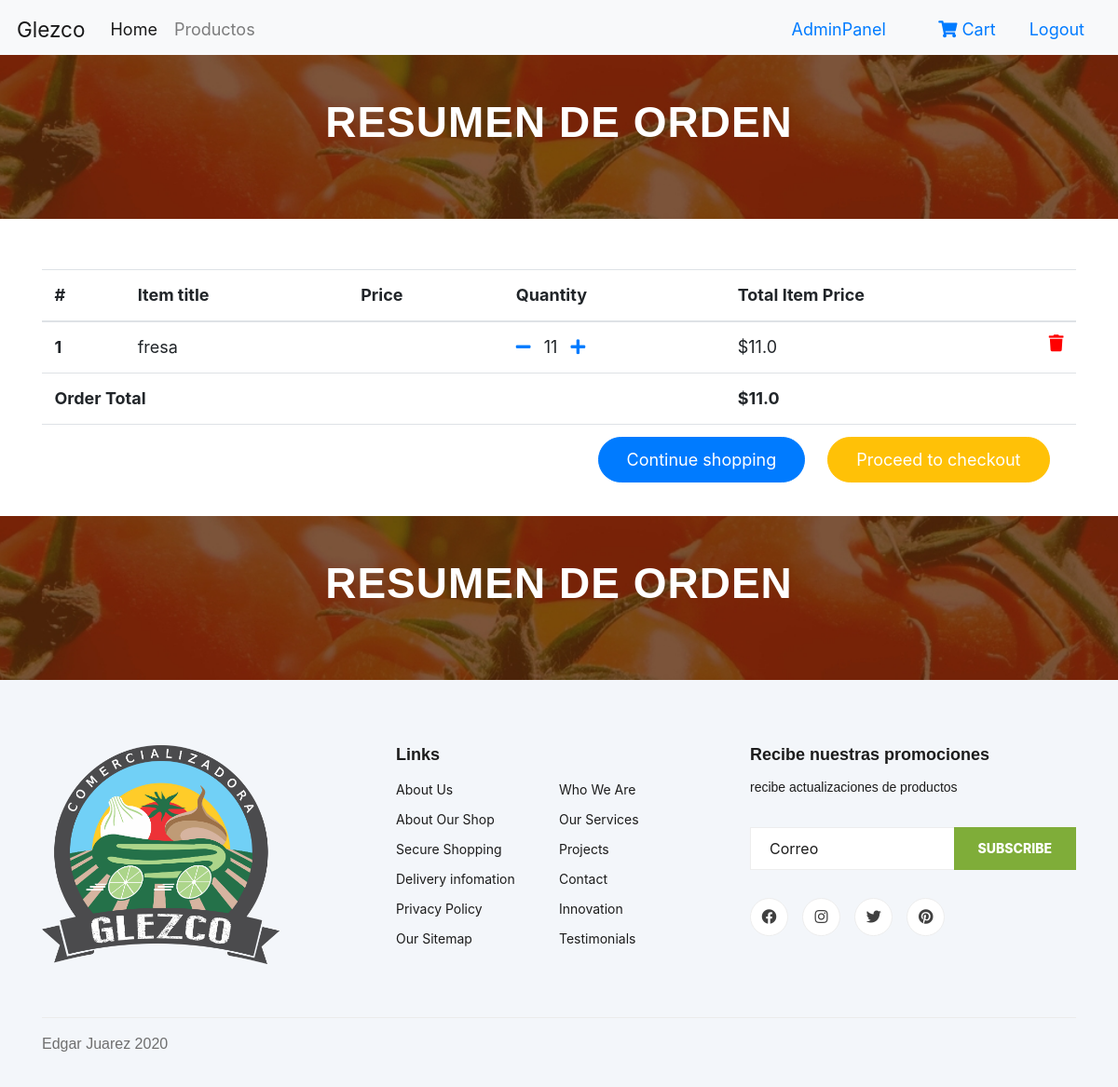
/order-summary/ (signed in), run on an earlier commit of the app's database.
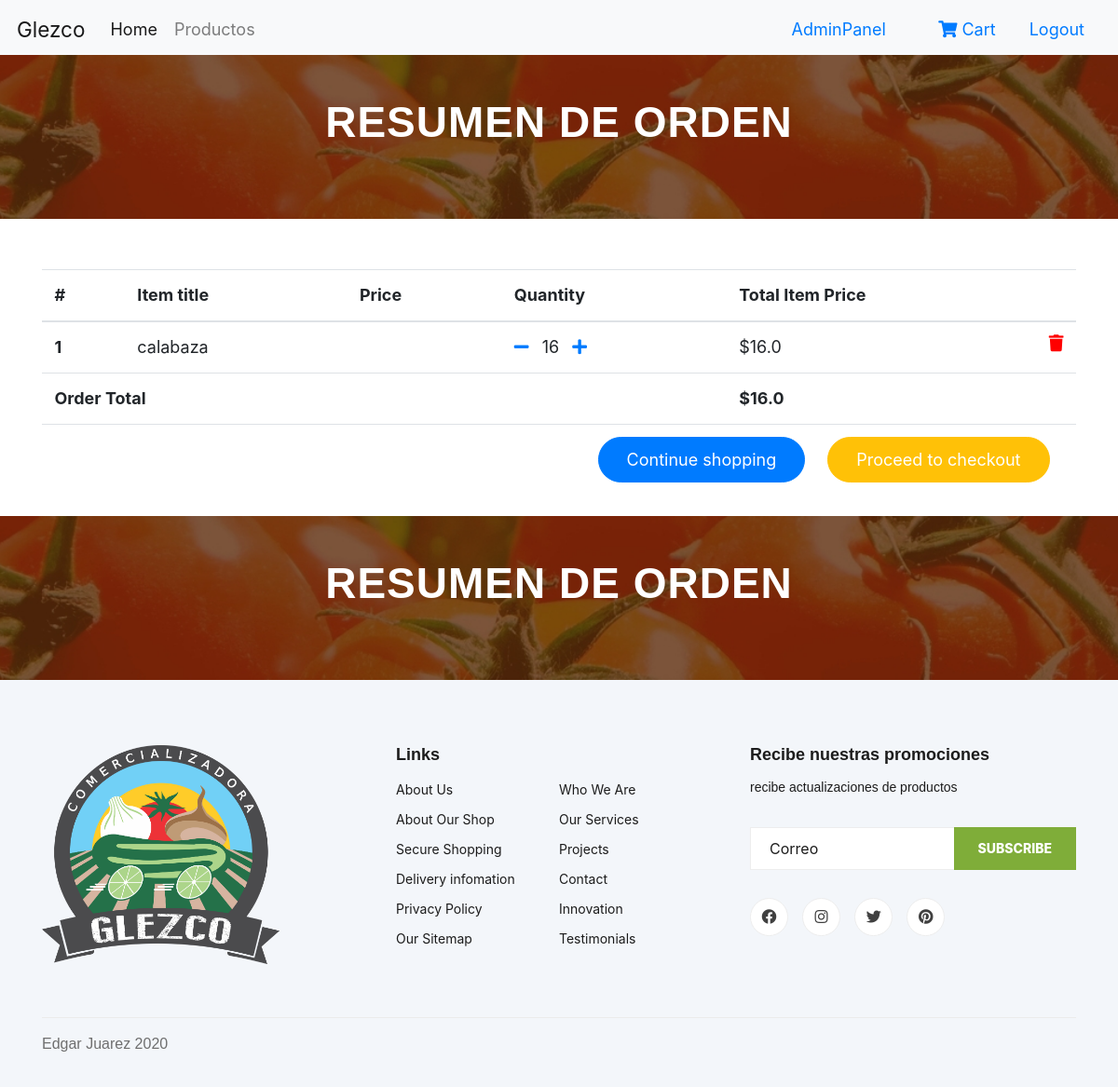
And on a later commit of the database.
### core/models.py (models this page shows, shortened)
class OrderItem(models.Model):
    user = models.ForeignKey(settings.AUTH_USER_MODEL, on_delete=models.CASCADE)
    ordered = models.BooleanField(default=False)
    item = models.ForeignKey(productos, on_delete=models.CASCADE)
    quantity = models.IntegerField(default=1)
    def get_total_item_price(self):
        return self.quantity * self.item.price

class productos(models.Model):
    titulo = models.CharField(max_length=100)
    descripcion = models.TextField(blank=True)
    price = models.FloatField(default=1) #quitar
    image = models.ImageField(upload_to='media/core/images/')
    slug = models.SlugField(null=False, unique=True)
    disponible = models.BooleanField(default=True)

class Order(models.Model):
    user = models.ForeignKey(settings.AUTH_USER_MODEL, on_delete=models.CASCADE)
    items = models.ManyToManyField(OrderItem)
    start_date = models.DateTimeField(auto_now_add=True)
    ordered_date = models.DateTimeField(null=True, blank=True)
    ordered = models.BooleanField(default=False)
    shipping_address = models.ManyToManyField(DireccionEntrega)
    being_delivered = models.BooleanField(default=False)
    received = models.BooleanField(default=False)
    cancelled = models.BooleanField(default=False)
    ordered_date_pedido = models.DateTimeField(null=True, blank=True)
    def get_total(self):
        total = 0
        for order_item in self.items.all():
            total += order_item.get_total_item_price()
        return total

### core/views.py (the view)
# urls.py: path('order-summary/', views.OrderSummaryView.as_view(), name='order-summary'),
class OrderSummaryView(LoginRequiredMixin, View):
    def get(self, *args, **kwargs):
        try:
            order = Order.objects.get(user=self.request.user, ordered=False)
            context = {
                'object': order
            }
            return render(self.request, 'core/order_summary.html', context)
        except :
            messages.warning(self.request, "You do not have an active order")
            return redirect("/")

### core/templates/core/order_summary.html (shortened to what this page needs)
{% extends "core/base.html" %}
{% load static %}
{% block content %}
<section class="breadcrumb-section set-bg mb-5" data-setbg="{% static 'core/img/breadcrumb.jpg' %}">
    <div class="container">
        <div class="row">
            <div class="col-lg-12 text-center">
                <div class="breadcrumb__text">
                    <h2>Resumen de orden</h2>
                    <div class="breadcrumb__option">
                    </div>
                </div>
            </div>
        </div>
    </div>
</section>
<section>
    <div class="container">
        <div class="table-responsive text-nowrap">
        <table class="table">
            <thead>
            <tr>
                <th scope="col">#</th>
                <th scope="col">Item title</th>
                <th scope="col">Price</th>
                <th scope="col">Quantity</th>
                <th scope="col">Total Item Price</th>
            </tr>
            </thead>
            <tbody>
            {% for order_item in object.items.all %}
            <tr>
                <th scope="row">{{ forloop.counter }}</th>
                <td>{{ order_item.item.titulo }}</td>
                <td>{{ order_item.item.precio }}</td>
                <td>
                    <a href="{% url 'remove-one-from-cart' order_item.item.slug %}"><i class="fas fa-minus mr-2"></i></a>
                    {{ order_item.quantity }}
                    <a href="{% url 'add-one-from-cart' order_item.item.slug %}"><i class="fas fa-plus ml-2"></i></a>
                </td>
                <td>
                {% if order_item.item.discount_price %}
                    ${{ order_item.get_total_discount_item_price }}
                    <span class="badge badge-primary">Saving ${{ order_item.get_amount_saved }}</span>
                {% else %}
                    ${{ order_item.get_total_item_price }}
                {% endif %}
                <a style='color: red;' href="{% url 'remove-from-cart' order_item.item.slug %}">
                    <i class="fas fa-trash float-right"></i>
                </a>
                </td>
            </tr>
            {% endfor %}
            {% if object.get_total %}
            <tr>
                <td colspan="4"><b>Order Total</b></td>
                <td><b>${{ object.get_total }}</b></td>
            </tr>
            <tr>
                <td colspan="5">
                <a class='btn btn-warning float-right ml-2' href='/checkout/'>Proceed to checkout</a>
                <a class='btn btn-primary float-right' href='/'>Continue shopping</a>
                </td>
            </tr>
            {% endif %}
            </tbody>
        </table>
        </div>
        </div>
</section>
<section class="breadcrumb-section set-bg mt-1" data-setbg="{% static 'core/img/breadcrumb.jpg' %}">
    <div class="container">
        <div class="row">
            <div class="col-lg-12 text-center">
                <div class="breadcrumb__text">
                    <h2>Resumen de orden</h2>
                    <div class="breadcrumb__option">
                    </div>
                </div>
            </div>
        </div>
    </div>
</section>
  {% endblock content %}

### core/templates/core/base.html (shortened to what this page needs)
{% load static %}
<!DOCTYPE html>
<html lang="en">
<head>
    <link rel="stylesheet" href="{% static 'core/style-glezco.css' %}">
    <link rel="stylesheet" href="{% static 'core/css/font-awesome.min.css' %}">
    <link rel="stylesheet" href="{% static 'core/css/elegant-icons.css' %}">
    <link rel="stylesheet" href="{% static 'core/css/nice-select.css' %}">
    <link rel="stylesheet" href="{% static 'core/css/jquery-ui.min.css' %}">
    <link rel="stylesheet" href="{% static 'core/css/owl.carousel.min.css' %}">
    <link rel="stylesheet" href="{% static 'core/css/slicknav.min.css' %}">
    <link rel="stylesheet" href="{% static 'core/css/style.css' %}">
    <link rel="stylesheet" href="https://use.fontawesome.com/releases/v5.8.1/css/all.css">
    <link rel="stylesheet" href="https://stackpath.bootstrapcdn.com/bootstrap/4.5.0/css/bootstrap.min.css">
</head>
<body>
    <nav class="navbar navbar-expand-lg navbar-light bg-light pb-1 ">
        <a class="navbar-brand" href="/">Glezco</a>
        <div class="collapse navbar-collapse" id="navbarSupportedContent">
            <ul class="navbar-nav mr-auto">
                <li class="nav-item active">
                    <a class="nav-link" href="/">Home <span class="sr-only">(current)</span></a>
                </li>
                <li class="nav-item">
                    <a class="nav-link" href="#">Productos</a>
                </li>
            </ul>
            {% if request.user.is_authenticated %}
            {% if request.user.is_staff%}
              <a href="{% url 'panel' %}" class="nav-link waves-effect lf">
                <span class="badge red z-depth-1 mr-1"> </span>
                <span class="clearfix d-none d-sm-inline-block"> AdminPanel </span>
              </a>
            {% endif %}
              <a href="{% url 'order-summary' %}" class="nav-link waves-effect lf">
                <span class="badge red z-depth-1 mr-1"> </span>
                <i class="fas fa-shopping-cart"></i>
                <span class="clearfix d-none d-sm-inline-block"> Cart </span>
              </a>
              <a class="nav-link waves-effect" href="{% url 'account_logout' %}">
                <span class="clearfix d-none d-sm-inline-block"> Logout </span>
              </a>
            {% endif %}
        </div>
    </nav>
    {% block content %}{% endblock %}
    {% include "core/footer.html" %}
</body>
</html>

### core/templates/core/footer.html (shortened to what this page needs)
{% load static %}
<footer class="footer spad">
  <div class="container">
      <div class="row">
          <div class="col-lg-3 col-md-6 col-sm-6">
              <div class="footer__about">
                  <div class="footer__about__logo">
                      <a href="./index.html"><img src="{% static 'core/img/GLEZCO LOGOTIPO.png' %}" alt=""></a>
                  </div>
              </div>
          </div>
          <div class="col-lg-4 col-md-6 col-sm-6 offset-lg-1">
              <div class="footer__widget">
                  <h6>Links</h6>
                  <ul>
                      <li><a href="#">About Us</a></li>
                      <li><a href="#">About Our Shop</a></li>
                      <li><a href="#">Secure Shopping</a></li>
                      <li><a href="#">Delivery infomation</a></li>
                      <li><a href="#">Privacy Policy</a></li>
                      <li><a href="#">Our Sitemap</a></li>
                  </ul>
                  <ul>
                      <li><a href="#">Who We Are</a></li>
                      <li><a href="#">Our Services</a></li>
                      <li><a href="#">Projects</a></li>
                      <li><a href="#">Contact</a></li>
                      <li><a href="#">Innovation</a></li>
                      <li><a href="#">Testimonials</a></li>
                  </ul>
              </div>
          </div>
          <div class="col-lg-4 col-md-12">
              <div class="footer__widget">
                  <h6>Recibe nuestras promociones</h6>
                  <p>recibe actualizaciones de productos</p>
                  <form action="#">
                      <input type="text" placeholder="Correo">
                      <button type="submit" class="site-btn">Subscribe</button>
                  </form>
                  <div class="footer__widget__social">
                      <a href="#"><i class="fab fa-facebook"></i></a>
                      <a href="#"><i class="fab fa-instagram"></i></a>
                      <a href="#"><i class="fab fa-twitter"></i></a>
                      <a href="#"><i class="fab fa-pinterest"></i></a>
                  </div>
              </div>
          </div>
      </div>
      <div class="row">
          <div class="col-lg-12">
              <div class="footer__copyright">
                  <p>Edgar Juarez 2020</p>
              </div>
          </div>
      </div>
  </div>
</footer>

### core/static/core/style-glezco.css (style rules this page uses)
* { margin: 0; padding: 0; box-sizing: border-box; }
html { font-family: Fine-Eroded; font-size: 18px; }
.clearfix { zoom: 1; }
.clearfix:after { content: '.'; clear: both; display: block; height: 0; width: 0; visibility: hidden; }
.row { max-width: 1140px; margin: 0 auto; }
h1, h2, h3, h4 { font-weight: 300; text-transform: uppercase; letter-spacing: 1px; }
.btn:link, .btn:visited { display: inline-block; padding: 10px 30px; font-weight: 400; text-decoration: none; border-radius: 200px; color: #ffffff; transition: background-color 0.4s, border 0.4s, color 0.4s; margin-right: 15px; }

### core/static/core/css/style.css (style rules this page uses)
html, body { height: 100%; font-family: "Cairo", sans-serif; -webkit-font-smoothing: antialiased; font-smoothing: antialiased; }
h1, h2, h3, h4, h5, h6 { margin: 0; color: #111111; font-weight: 400; font-family: "Cairo", sans-serif; }
h2 { font-size: 36px; }
h6 { font-size: 16px; }
p { font-size: 16px; font-family: "Cairo", sans-serif; color: #6f6f6f; font-weight: 400; line-height: 26px; margin: 0 0 15px 0; }
img { max-width: 100%; }
ul, ol { padding: 0; margin: 0; }
.set-bg { background-repeat: no-repeat; background-size: cover; background-position: top center; }
.spad { padding-top: 100px; padding-bottom: 100px; }
.site-btn { font-size: 14px; color: #ffffff; font-weight: 800; text-transform: uppercase; display: inline-block; padding: 13px 30px 12px; background: #7fad39; border: none; }
.breadcrumb-section { display: flex; align-items: center; padding: 45px 0 40px; }
.breadcrumb__text h2 { font-size: 46px; color: #ffffff; font-weight: 700; }
.footer { background: #F3F6FA; padding-top: 70px; padding-bottom: 0; }
.footer__about { margin-bottom: 30px; }
.footer__about__logo { margin-bottom: 15px; }
.footer__about__logo a { display: inline-block; }
.footer__widget { margin-bottom: 30px; overflow: hidden; }
.footer__widget h6 { color: #1c1c1c; font-weight: 700; margin-bottom: 10px; }
.footer__widget ul { width: 50%; float: left; }
.footer__widget ul li { list-style: none; }
.footer__widget ul li a { color: #1c1c1c; font-size: 14px; line-height: 32px; }
.footer__widget p { font-size: 14px; color: #1c1c1c; margin-bottom: 30px; }
.footer__widget form { position: relative; margin-bottom: 30px; }
.footer__widget form input { width: 100%; font-size: 16px; padding-left: 20px; color: #1c1c1c; height: 46px; border: 1px solid #ededed; }
.footer__widget form input::placeholder { color: #1c1c1c; }
.footer__widget form button { position: absolute; right: 0; top: 0; padding: 0 26px; height: 100%; }
.footer__widget .footer__widget__social a { display: inline-block; height: 41px; width: 41px; font-size: 16px; color: #404040; border: 1px solid #ededed; border-radius: 50%; line-height: 38px; text-align: center; background: #ffffff; -webkit-transition: all, 0.3s; -moz-transition: all, 0.3s; -ms-transition: all, 0.3s; -o-transition: all, 0.3s; transition: all, 0.3s; margin-right: 10px; }
.footer__widget .footer__widget__social a:last-child { margin-right: 0; }
.footer__copyright { border-top: 1px solid #ebebeb; padding: 15px 0; overflow: hidden; margin-top: 20px; }
@media only screen and (min-width: 1200px) { .container { max-width: 1170px; } }

What changed in the data, as far as the page shows it:
no longer on this page (row edited): OrderItem: item.titulo "fresa", quantity "11", get_total_item_price "11.0"
removed Order: get_total "11.0"
added OrderItem: item.titulo "calabaza", quantity "16", get_total_item_price "16.0"
added Order: get_total "16.0"
